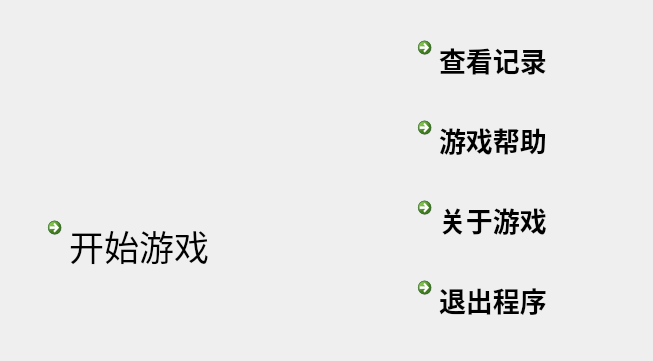
<?xml version="1.0" encoding="UTF-8"?>
<ui version="4.0">
 <class>WaittingPage</class>
 <widget class="QWidget" name="WaittingPage">
  <property name="geometry">
   <rect>
    <x>0</x>
    <y>0</y>
    <width>653</width>
    <height>361</height>
   </rect>
  </property>
  <property name="windowTitle">
   <string>贪吃蛇</string>
  </property>
  <widget class="QCommandLinkButton" name="StartButton">
   <property name="geometry">
    <rect>
     <x>40</x>
     <y>210</y>
     <width>251</width>
     <height>81</height>
    </rect>
   </property>
   <property name="font">
    <font>
     <family>微软雅黑</family>
     <pointsize>26</pointsize>
     <weight>50</weight>
     <bold>false</bold>
    </font>
   </property>
   <property name="acceptDrops">
    <bool>false</bool>
   </property>
   <property name="layoutDirection">
    <enum>Qt::LeftToRight</enum>
   </property>
   <property name="autoFillBackground">
    <bool>false</bool>
   </property>
   <property name="text">
    <string>开始游戏</string>
   </property>
   <property name="icon">
    <iconset resource="images.qrc">
     <normaloff>:/image/images/start.png</normaloff>:/image/images/start.png</iconset>
   </property>
   <property name="iconSize">
    <size>
     <width>60</width>
     <height>60</height>
    </size>
   </property>
   <property name="autoDefault">
    <bool>false</bool>
   </property>
   <property name="default">
    <bool>false</bool>
   </property>
  </widget>
  <widget class="QCommandLinkButton" name="HintButton">
   <property name="geometry">
    <rect>
     <x>410</x>
     <y>110</y>
     <width>191</width>
     <height>61</height>
    </rect>
   </property>
   <property name="font">
    <font>
     <family>微软雅黑</family>
     <pointsize>20</pointsize>
    </font>
   </property>
   <property name="autoFillBackground">
    <bool>false</bool>
   </property>
   <property name="text">
    <string>游戏帮助</string>
   </property>
   <property name="icon">
    <iconset resource="images.qrc">
     <normaloff>:/image/images/help.png</normaloff>:/image/images/help.png</iconset>
   </property>
   <property name="iconSize">
    <size>
     <width>40</width>
     <height>40</height>
    </size>
   </property>
  </widget>
  <widget class="QCommandLinkButton" name="AboutButton">
   <property name="geometry">
    <rect>
     <x>410</x>
     <y>190</y>
     <width>191</width>
     <height>61</height>
    </rect>
   </property>
   <property name="font">
    <font>
     <family>微软雅黑</family>
     <pointsize>20</pointsize>
    </font>
   </property>
   <property name="autoFillBackground">
    <bool>false</bool>
   </property>
   <property name="text">
    <string>关于游戏</string>
   </property>
   <property name="icon">
    <iconset resource="images.qrc">
     <normaloff>:/image/images/about.png</normaloff>:/image/images/about.png</iconset>
   </property>
   <property name="iconSize">
    <size>
     <width>40</width>
     <height>40</height>
    </size>
   </property>
  </widget>
  <widget class="QCommandLinkButton" name="ExitButton">
   <property name="geometry">
    <rect>
     <x>410</x>
     <y>270</y>
     <width>191</width>
     <height>61</height>
    </rect>
   </property>
   <property name="font">
    <font>
     <family>微软雅黑</family>
     <pointsize>20</pointsize>
    </font>
   </property>
   <property name="autoFillBackground">
    <bool>false</bool>
   </property>
   <property name="text">
    <string>退出程序</string>
   </property>
   <property name="icon">
    <iconset resource="images.qrc">
     <normaloff>:/image/images/exit.png</normaloff>:/image/images/exit.png</iconset>
   </property>
   <property name="iconSize">
    <size>
     <width>40</width>
     <height>40</height>
    </size>
   </property>
  </widget>
  <widget class="QLabel" name="label">
   <property name="geometry">
    <rect>
     <x>100</x>
     <y>60</y>
     <width>131</width>
     <height>111</height>
    </rect>
   </property>
   <property name="text">
    <string/>
   </property>
   <property name="pixmap">
    <pixmap resource="images.qrc">:/image/images/snake.ico</pixmap>
   </property>
  </widget>
  <widget class="QCommandLinkButton" name="RecordButton">
   <property name="geometry">
    <rect>
     <x>410</x>
     <y>30</y>
     <width>191</width>
     <height>61</height>
    </rect>
   </property>
   <property name="font">
    <font>
     <family>微软雅黑</family>
     <pointsize>20</pointsize>
    </font>
   </property>
   <property name="layoutDirection">
    <enum>Qt::LeftToRight</enum>
   </property>
   <property name="autoFillBackground">
    <bool>false</bool>
   </property>
   <property name="text">
    <string>查看记录</string>
   </property>
   <property name="icon">
    <iconset resource="images.qrc">
     <normaloff>:/image/images/record.png</normaloff>:/image/images/record.png</iconset>
   </property>
   <property name="iconSize">
    <size>
     <width>40</width>
     <height>40</height>
    </size>
   </property>
   <property name="autoDefault">
    <bool>false</bool>
   </property>
   <property name="default">
    <bool>false</bool>
   </property>
  </widget>
 </widget>
 <layoutdefault spacing="6" margin="11"/>
 <resources>
  <include location="images.qrc"/>
 </resources>
 <connections/>
</ui>
